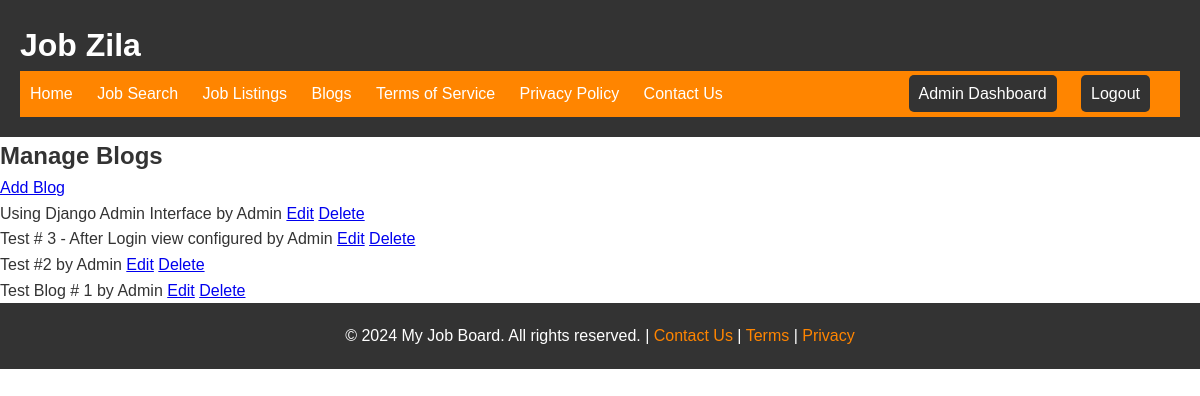
Page /manage-blogs/ (signed in) on the earlier database version.
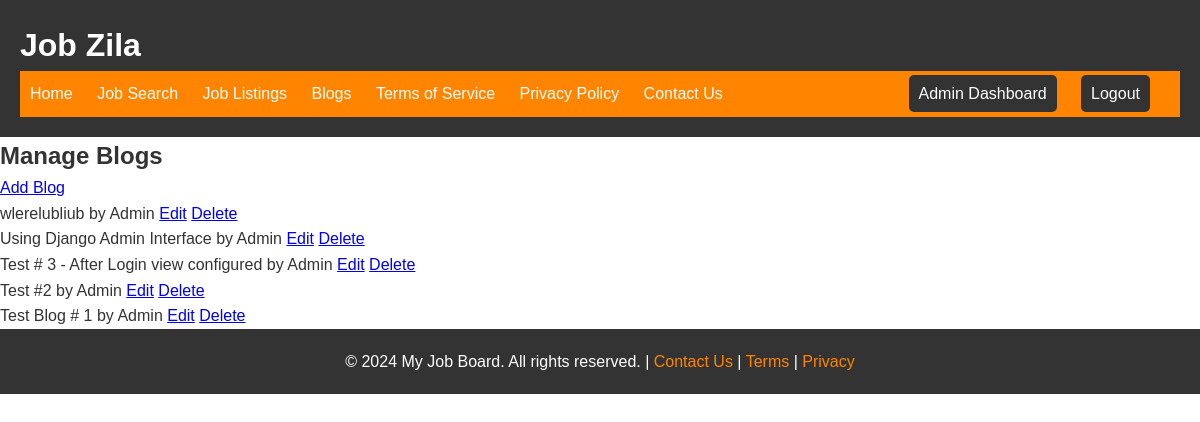
Same page on the later database version.
### home/models.py (models this page shows, shortened)
class Blog(models.Model):
    title = models.CharField(max_length=200)
    content = models.TextField()
    author = models.ForeignKey(User, on_delete=models.CASCADE)
    created_at = models.DateTimeField(auto_now_add=True)
    class Meta:
        ordering = ['-created_at']

### home/views.py (the view)
# urls.py: path('manage-blogs/', views.manage_blogs, name='manage_blogs'),
@login_required
@admin_required
def manage_blogs(request):
    blogs = Blog.objects.all()
    return render(request, 'home/manage_blogs.html', {'blogs': blogs})

### home/views.py (called while the page is built)
def admin_required(function=None):
    actual_decorator = user_passes_test(lambda u: u.is_superuser)
    if function:
        return actual_decorator(function)
    return actual_decorator

### home/templates/home/manage_blogs.html (shortened to what this page needs)
{% extends 'home/master.html' %}
{% block content %}
<main>
    <section>
        <h2>Manage Blogs</h2>
        <a href="{% url 'add_blog' %}">Add Blog</a>
        <ul>
            {% for blog in blogs %}
        <li>
            {{ blog.title }} by {{ blog.author }}
            <a href="{% url 'edit_blog' blog.id %}">Edit</a>
            <a href="{% url 'delete_blog' blog.id %}">Delete</a>
        </li>
            {% endfor %}
        </ul>
    </section>
</main>
{% endblock %}

Differences in the rows shown:
added Blog: title "wlerelubliub", author "Admin"
